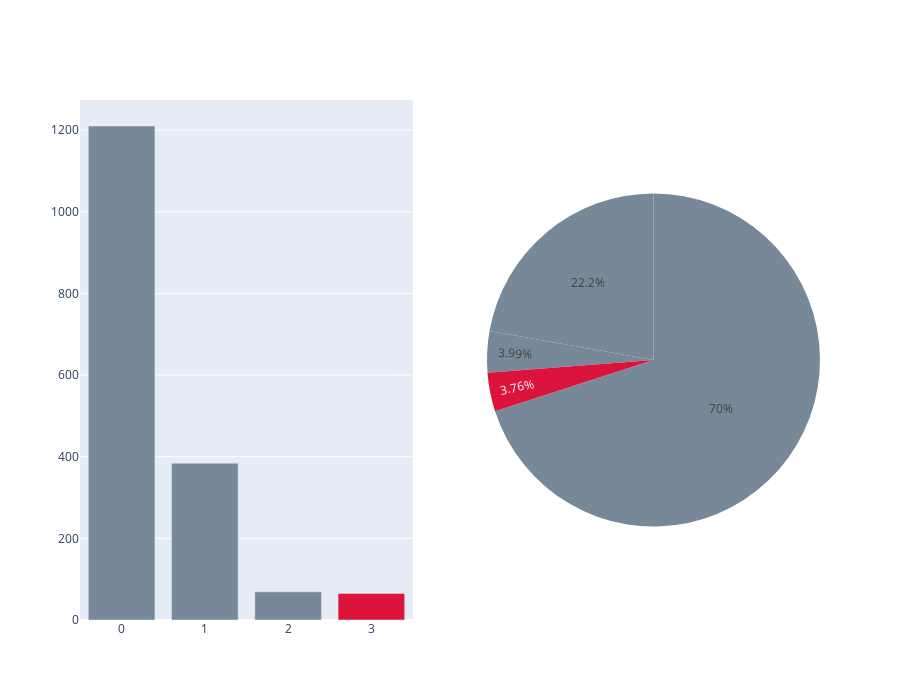

Notebook cell for this chart:
### Code cell
import plotly.graph_objects as go
from plotly.subplots import make_subplots

display_results(1, 0, 0, 3, 1, 3, 1)

### Figure 1 — Plotly figure (JSON) as saved in the notebook; plotly's stock layout.template omitted (floating-point values rounded to 4 significant figures)
{"data": [{"marker": {"color": ["lightslategray", "lightslategray", "lightslategray", "crimson", "lightslategray"]}, "type": "bar", "xaxis": "x", "y": [1210, 384, 69, 65], "yaxis": "y"}, {"domain": {"x": [0.55, 1], "y": [0, 1]}, "marker": {"colors": ["lightslategray", "lightslategray", "lightslategray", "crimson", "lightslategray"]}, "type": "pie", "values": [1210, 384, 69, 65]}], "layout": {"height": 700, "showlegend": false, "xaxis": {"anchor": "y", "domain": [0, 0.45]}, "yaxis": {"anchor": "x", "domain": [0, 1]}}}
